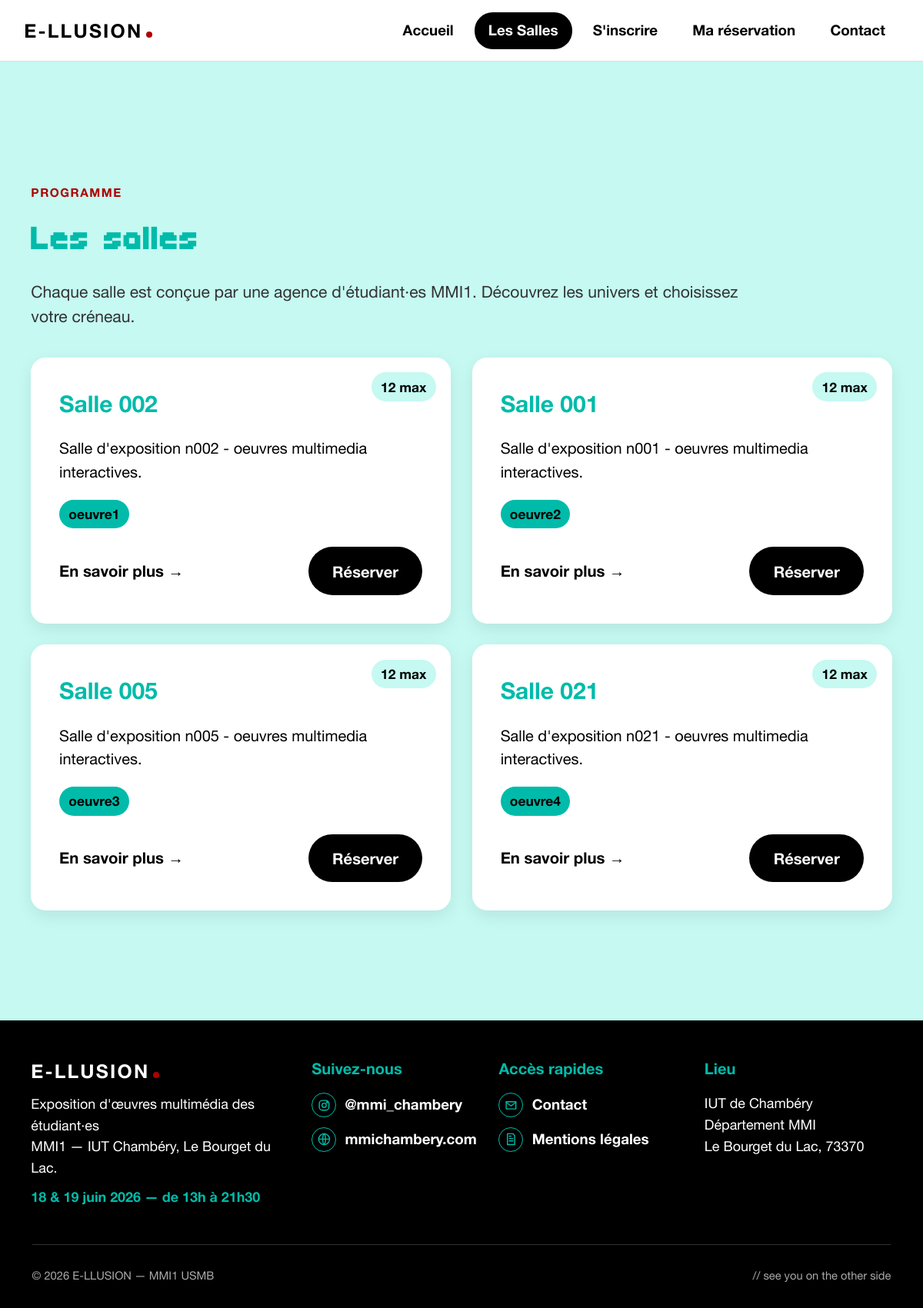
The app's page /Visiteurs/salles.php with its own data.
### tables this page shows
CREATE TABLE salle (
    id_salle INT PRIMARY KEY AUTO_INCREMENT,
    nom_salle VARCHAR(50) NOT NULL,
    description TEXT
);

CREATE TABLE element_expo (
    id_element INT PRIMARY KEY AUTO_INCREMENT,
    titre VARCHAR(150) NOT NULL,
    description TEXT
);

### Visiteurs/eillusion-data.php (called while the page is built, shortened)
<?php
function e($valeur) {
    return htmlspecialchars((string) $valeur, ENT_QUOTES, 'UTF-8');
}
function eillusion_get_salles($CONNEXION) {
    $salles = array();
    $res = mysqli_query($CONNEXION, "SELECT * FROM salle ORDER BY id_salle");
    while ($s = mysqli_fetch_assoc($res)) {
        $salles[] = $s;
    }
    return $salles;
}
function eillusion_get_elements($CONNEXION, $idSalle) {
    $idSalle = (int) $idSalle;
    $liste = array();
    $res = mysqli_query($CONNEXION,
        "SELECT element_expo.titre, element_expo.description
         FROM contenir
         JOIN element_expo ON element_expo.id_element = contenir.id_element
         WHERE contenir.id_salle = $idSalle");
    while ($el = mysqli_fetch_assoc($res)) {
        $liste[] = $el;
    }
    return $liste;
}
?>

### Visiteurs/salles.php (the view, shortened to what this page needs)
<?php
require_once 'connexion.php';
require_once 'eillusion-data.php';
$active_page = 'salles';
require_once 'header.php';
$salles = eillusion_get_salles($CONNEXION);
?>
<main class="salles-page">
  <section class="page-section">
    <div class="container">
      <div class="program-head">
        <p class="eyebrow">Programme</p>
        <h1 class="pixel-title page">Les salles</h1>
        <p class="lead">Chaque salle est conçue par une agence d'étudiant·es MMI1. Découvrez les univers et choisissez votre créneau.</p>
      </div>
      <div class="room-grid two">
        <?php foreach ($salles as $salle) {
            $elements = eillusion_get_elements($CONNEXION, $salle['id_salle']);
        ?>
          <article class="room-card large">
            <span class="badge light max-badge">12 max</span>
            <div class="room-number"><?php echo e($salle['nom_salle']); ?></div>
            <p><?php echo e($salle['description']); ?></p>
            <div class="tag-row">
              <?php foreach ($elements as $el) { ?>
                <span class="tag"><?php echo e($el['titre']); ?></span>
              <?php } ?>
            </div>
            <div class="card-actions">
              <a href="salle.php?id_salle=<?php echo (int) $salle['id_salle']; ?>" class="text-link">En savoir plus →</a>
              <a href="inscription.php?id_salle=<?php echo (int) $salle['id_salle']; ?>" class="btn">Réserver</a>
            </div>
          </article>
        <?php } ?>
      </div>
    </div>
  </section>
</main>
<?php require_once 'footer.php'; ?>

### Visiteurs/header.php (shortened to what this page needs)
<?php
function nav_active($nom, $active_page) {
    return $nom === $active_page ? ' class="active"' : '';
}
?>
<!DOCTYPE html>
<html lang="fr">
<head>
  <link rel="stylesheet" href="css.css?v=<?php echo filemtime(__DIR__ . '/css.css'); ?>">
</head>
<body>
<header class="client-header">
  <a href="index.php" class="client-logo" aria-label="Accueil E-LLUSION">E-LLUSION<span></span></a>
  <nav class="client-nav" aria-label="Navigation principale">
    <a href="index.php"<?php echo nav_active('accueil', $active_page); ?>>Accueil</a>
    <a href="salles.php"<?php echo nav_active('salles', $active_page); ?>>Les Salles</a>
    <a href="inscription.php"<?php echo nav_active('inscription', $active_page); ?>>S'inscrire</a>
    <a href="mon-espace.php"<?php echo nav_active('reservation', $active_page); ?>>Ma réservation</a>
    <a href="contact.php"<?php echo nav_active('contact', $active_page); ?>>Contact</a>
  </nav>
</header>

### Visiteurs/footer.php (shortened to what this page needs)
  <footer class="site-footer">
    <div class="footer-main">
      <div class="footer-section footer-brand">
        <a href="index.php" class="footer-logo">E-LLUSION<span></span></a>
        <p>Exposition d'œuvres multimédia des étudiant·es<br>MMI1 — IUT Chambéry, Le Bourget du Lac.</p>
        <p class="footer-date">18 & 19 juin 2026 — de 13h à 21h30</p>
      </div>
      <div class="footer-section">
        <h3>Suivez-nous</h3>
        <ul class="footer-links">
          <li>
            <a href="https://www.instagram.com/mmi_chambery/" target="_blank" rel="noopener">
              <span class="footer-icon" aria-hidden="true">
                <svg width="18" height="18" viewBox="0 0 24 24" focusable="false">
                  <rect x="4" y="4" width="16" height="16" rx="5"></rect>
                  <circle cx="12" cy="12" r="3.5"></circle>
                  <circle cx="17" cy="7" r="1"></circle>
                </svg>
              </span>
              @mmi_chambery
            </a>
          </li>
          <li>
            <a href="https://www.mmichambery.com/" target="_blank" rel="noopener">
              <span class="footer-icon" aria-hidden="true">
                <svg width="18" height="18" viewBox="0 0 24 24" focusable="false">
                  <circle cx="12" cy="12" r="9"></circle>
                  <path d="M3 12h18M12 3c3 3 3 15 0 18M12 3c-3 3-3 15 0 18"></path>
                </svg>
              </span>
              mmichambery.com
            </a>
          </li>
        </ul>
      </div>
      <div class="footer-section">
        <h3>Accès rapides</h3>
        <ul class="footer-links">
          <li>
            <a href="contact.php">
              <span class="footer-icon" aria-hidden="true">
                <svg width="18" height="18" viewBox="0 0 24 24" focusable="false">
                  <path d="M4 6h16v12H4z"></path>
                  <path d="m4 7 8 6 8-6"></path>
                </svg>
              </span>
              Contact
            </a>
          </li>
          <li>
            <a href="mentions-legales.php">
              <span class="footer-icon" aria-hidden="true">
                <svg width="18" height="18" viewBox="0 0 24 24" focusable="false">
                  <path d="M6 3h9l3 3v15H6z"></path>
                  <path d="M9 11h6M9 15h6M9 7h3"></path>
                </svg>
              </span>
              Mentions légales
            </a>
          </li>
        </ul>
      </div>
      <div class="footer-section">
        <h3>Lieu</h3>
        <p>IUT de Chambéry<br>Département MMI<br>Le Bourget du Lac, 73370</p>
      </div>
    </div>
    <div class="footer-bottom">
      <p>&copy; <?php echo date('Y'); ?> E-LLUSION — MMI1 USMB</p>
      <p>// see you on the other side</p>
    </div>
  </footer>
</body>
</html>

### Visiteurs/css.css (style rules this page uses)
:root { --mint:#c5f9f2; --aqua:#3ce8d7; --teal:#00bbaa; --black:#000; --white:#fff; --red:#af0000; --gris:#eef0f2; --bord:#ddd; --ombre:0 .375em 1.125em rgba(0,0,0,.08); --font-text:"HelveticaNeue", Arial, sans-serif; --font-title:"CutePixel", "HelveticaNeue", sans-serif; }
* { box-sizing:border-box; }
body { margin:0; color:var(--black); background:var(--mint); font-family:var(--font-text); font-size:1.12em; line-height:1.55; }
a { color:inherit; text-decoration:none; }
.container, .form-wrap { width:min(100% - 4.5em, 76em); margin:0 auto; }
.page-section, .form-page, .confirmation, .reservation-page, .contact-page, .rooms-home, .salles-page, .legal-page { padding:4em 0; }
.client-header { display:flex; flex-wrap:wrap; align-items:center; justify-content:space-between; gap:.75em; padding:.875em 1.75em; background:var(--white); border-bottom:.0625em solid var(--bord); }
.client-logo, .footer-logo { font-size:1.375em; font-weight:700; letter-spacing:.09em; text-transform:uppercase; }
.client-logo span, .footer-logo span { display:inline-block; width:.32em; height:.32em; border-radius:50%; background:var(--red); margin-left:.18em; }
.client-nav { display:flex; flex-wrap:wrap; gap:.5em; font-size:1.05em; font-weight:700; }
.client-nav a { padding:.5em .95em; border-radius:1.25em; }
.client-nav a:hover, .client-nav a.active { color:var(--white); background:var(--black); }
.eyebrow { font-weight:700; text-transform:uppercase; letter-spacing:.1em; font-size:.86em; color:var(--red); }
.pixel-title { margin:.2em 0; font-family:var(--font-title); font-weight:400; line-height:1.1; }
.pixel-title.page { font-size:3.25em; color:var(--teal); }
.lead { max-width:43.75em; color:#333; font-size:1.18em; }
.btn { display:inline-flex; align-items:center; justify-content:center; min-height:3.1em; padding:.78em 1.55em; border:0; border-radius:999em; color:var(--white); background:var(--black); font-size:1.04em; font-weight:700; line-height:1.2; }
.section-link, .text-link { font-size:1.05em; font-weight:700; }
.room-grid { display:grid; grid-template-columns:repeat(4,1fr); gap:1.55em; }
.room-grid.two { grid-template-columns:repeat(2,1fr); }
.room-card { position:relative; min-height:13.2em; padding:1.9em; border-radius:1em; background:var(--white); box-shadow:var(--ombre); font-size:1.08em; }
.room-number { font-size:1.55em; font-weight:700; color:var(--teal); margin-bottom:.65em; }
.room-card p { font-size:1.03em; }
.card-actions { display:flex; justify-content:space-between; align-items:center; gap:.9em; margin-top:1.25em; }
.program-head { margin-bottom:2em; }
.badge, .tag { display:inline-block; padding:.3em .7em; border-radius:1.25em; background:var(--teal); color:var(--black); font-size:.9em; font-weight:700; }
.badge.light { background:var(--mint); color:var(--black); }
.tag-row { display:flex; flex-wrap:wrap; gap:.5em; margin-top:.625em; }
.max-badge { position:absolute; top:1.125em; right:1.125em; }
.site-footer { color:var(--white); background:var(--black); }
.footer-main { width:min(100% - 4.5em, 76em); margin:0 auto; padding:2.6em 0 2.1em; display:grid; grid-template-columns:1.35fr .85fr .95fr 1fr; gap:2em; align-items:start; }
.footer-section { min-width:0; }
.footer-main h3 { margin:0 0 .8em; color:var(--teal); font-size:1.12em; }
.footer-main p { margin:.55em 0; }
.footer-date { color:var(--teal); font-weight:700; }
.footer-links { display:grid; gap:.7em; margin:0; padding:0; list-style:none; }
.footer-links li { margin:0; padding:0; }
.footer-links a { display:flex; align-items:center; gap:.6em; width:max-content; max-width:100%; font-size:1.05em; font-weight:700; line-height:1.25; }
.footer-icon { flex:0 0 1.7em; display:grid; place-items:center; width:1.7em; height:1.7em; border:.0625em solid var(--teal); border-radius:50%; color:var(--teal); }
.footer-icon svg { display:block; width:1em; height:1em; fill:none; stroke:currentColor; stroke-width:1.8; stroke-linecap:round; stroke-linejoin:round; }
.footer-bottom { width:min(100% - 4.5em, 76em); margin:0 auto; padding:1em 0; border-top:.0625em solid #333; font-size:.82em; color:#aaa; display:flex; flex-wrap:wrap; justify-content:space-between; gap:.75em; }

### records on screen
salle: nom_salle "Salle 002", description "Salle d'exposition n002 - oeuvres multimedia interactives."
element_expo: titre "oeuvre1"
salle: nom_salle "Salle 001", description "Salle d'exposition n001 - oeuvres multimedia interactives."
element_expo: titre "oeuvre2"
salle: nom_salle "Salle 005", description "Salle d'exposition n005 - oeuvres multimedia interactives."
element_expo: titre "oeuvre3"
salle: nom_salle "Salle 021", description "Salle d'exposition n021 - oeuvres multimedia interactives."
element_expo: titre "oeuvre4"
